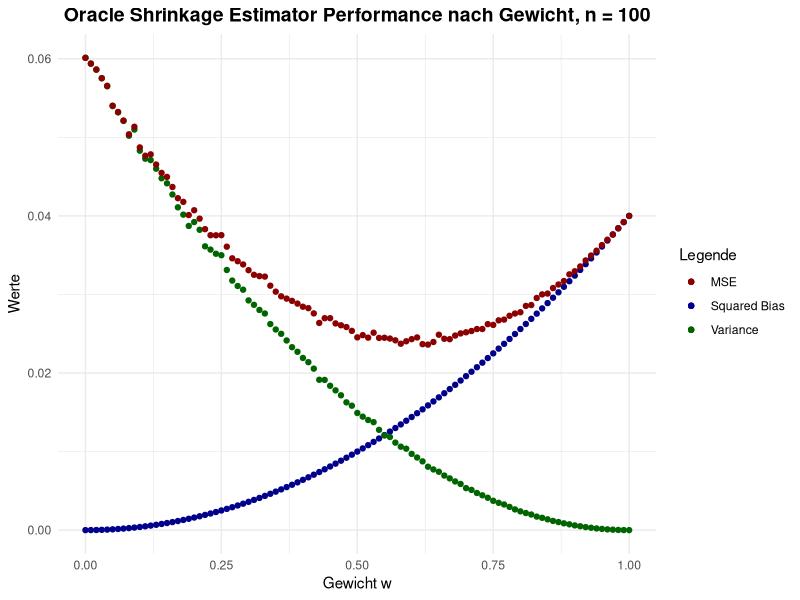
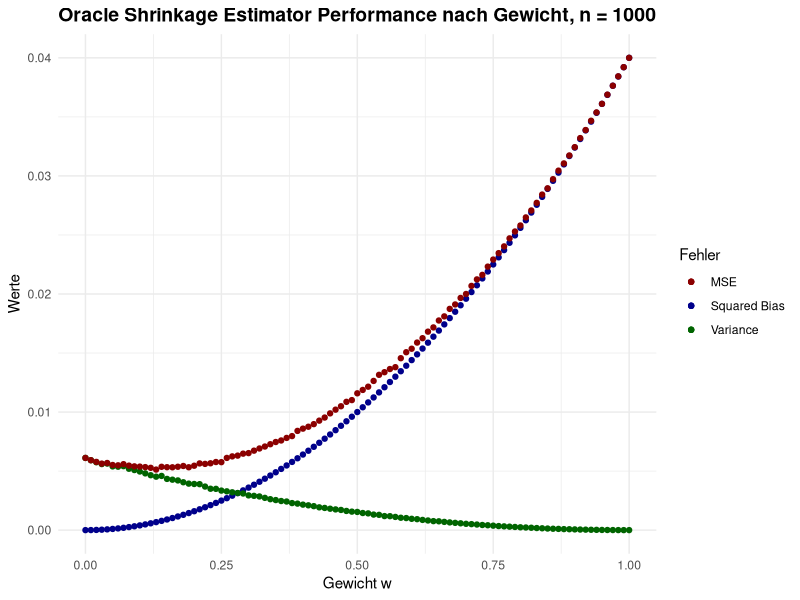

These figures' R source, in order:
library(tidyverse)
library(MASS)

## Aufgabe b)

# Parameter
p <- 5
n <- 100
M <- 1000
Sigma <- diag(0.9, nrow = p, ncol = p) + matrix(0.1, nrow = p, ncol = p)
mu <- c(rep(0,p))
w <- 0:100/100
# Parameter gamma = (1/p) * trace(Sigma)
gamma <- (1/p) * sum(diag(Sigma))

# Funktion erstellen um Fehler-Terme für jeweiliges Gewicht w zu erhalten
# Parameter: Anzahl von Iterationen M, Beobachtungen n, Gewicht w
get_errors <- function(M, n, w){
  
  # Zwischenspeicher für Squared Bias, Variance, MSE
  sum_bias <- 0
  sum_var <- 0
  sum_mse <- 0
  
  for (i in (1:M)){
    
    X_transposed <- mvrnorm(n, mu, Sigma)
    S <- (1/n) * t(X_transposed) %*% X_transposed
    shrink_est <- w * gamma * diag(p) + (1-w) * S
    
    # Erwartungswert des Shrinkage Estimators (S ist erwartungstreu)
    expectation_of_shrink_est <- w * gamma * diag(p) + (1-w) * Sigma
    
    # Squared Bias # gleich für jede Iteration!
    A <- expectation_of_shrink_est - Sigma
    sum_bias <- sum_bias + (1/p) * norm(A, type = "F")^2
    
    # Variance
    B <- shrink_est - expectation_of_shrink_est
    sum_var <- sum_var + (1/p) * norm(B, type = "F")^2
    
    # Mean Squared Error
    C <- shrink_est - Sigma
    sum_mse <- sum_mse + (1/p) * norm(C, type = "F")^2
    
  }
  
  squared_bias <- (1/M) * sum_bias
  variance <- (1/M) * sum_var
  mse <- (1/M) * sum_mse
  
  return(c(w, squared_bias, variance, mse))
}

  
# Data Frame als Speicher für Fehlerterme und zugehöriges Gewicht
storage <- data.frame(array(NA, dim = c(length(w), 4)))
colnames(storage) <- c("Weight", "SquaredBias", "Variance", "MSE")

# Berechnung
for (i in (1:length(w))){
  storage[i,] <- get_errors(M, n, w[i])
  print(i)
}

# Plot
ggplot() + 
  geom_point(aes(x=storage$Weight, y = storage$SquaredBias, color = "Squared Bias"),
             show.legend = TRUE) + 
  geom_point(aes(x=storage$Weight, y = storage$Variance, color = "Variance"),
             show.legend = TRUE) + 
  geom_point(aes(x=storage$Weight, y = storage$MSE, color = "MSE"),
             show.legend = TRUE) + 
  labs(x = "Gewicht w", y = "Werte",
       title = "Oracle Shrinkage Estimator Performance nach Gewicht, n = 100") +
  scale_color_manual(
    values = c("Squared Bias" = "darkblue", "Variance" = "darkgreen", "MSE" = "darkred"),
    name = "Legende"
  ) + 
  theme_minimal() +
  theme(
    plot.title = element_text(face = "bold", size = 14, hjust = 0.5)
  )

# Empirisch optimales Gewicht w bestimmen
w_optimal <- storage$Weight[which.min(storage$MSE)]
w_optimal


# Durchführung mit n = 1000
storage_mod <- data.frame(array(0, dim = c(length(w), 4)))
colnames(storage_mod) <- c("Weight", "SquaredBias", "Variance", "MSE")

for (i in (1:length(w))){
  storage_mod[i,] <- get_errors(M, n=1000, w[i])
  print(i)
}

ggplot() + 
  geom_point(aes(x=storage_mod$Weight, y = storage_mod$SquaredBias,
                 color = "Squared Bias"), show.legend = TRUE) + 
  geom_point(aes(x=storage_mod$Weight, y = storage_mod$Variance,
                 color = "Variance"), show.legend = TRUE) + 
  geom_point(aes(x=storage_mod$Weight, y = storage_mod$MSE,
                 color = "MSE"), show.legend = TRUE) + 
  labs(x = "Gewicht w", y = "Werte",
       title = "Oracle Shrinkage Estimator Performance nach Gewicht, n = 1000") +
  scale_color_manual(
    values = c("Squared Bias" = "darkblue", "Variance" = "darkgreen", "MSE" = "darkred"),
    name = "Fehler"
  ) + 
  theme_minimal() +
  theme(
    plot.title = element_text(face = "bold", size = 14, hjust = 0.5)
  )

# Empirisch optimales Gewicht w bestimmen
w_optimal_mod <- storage_mod$Weight[which.min(storage_mod$MSE)]
w_optimal_mod

